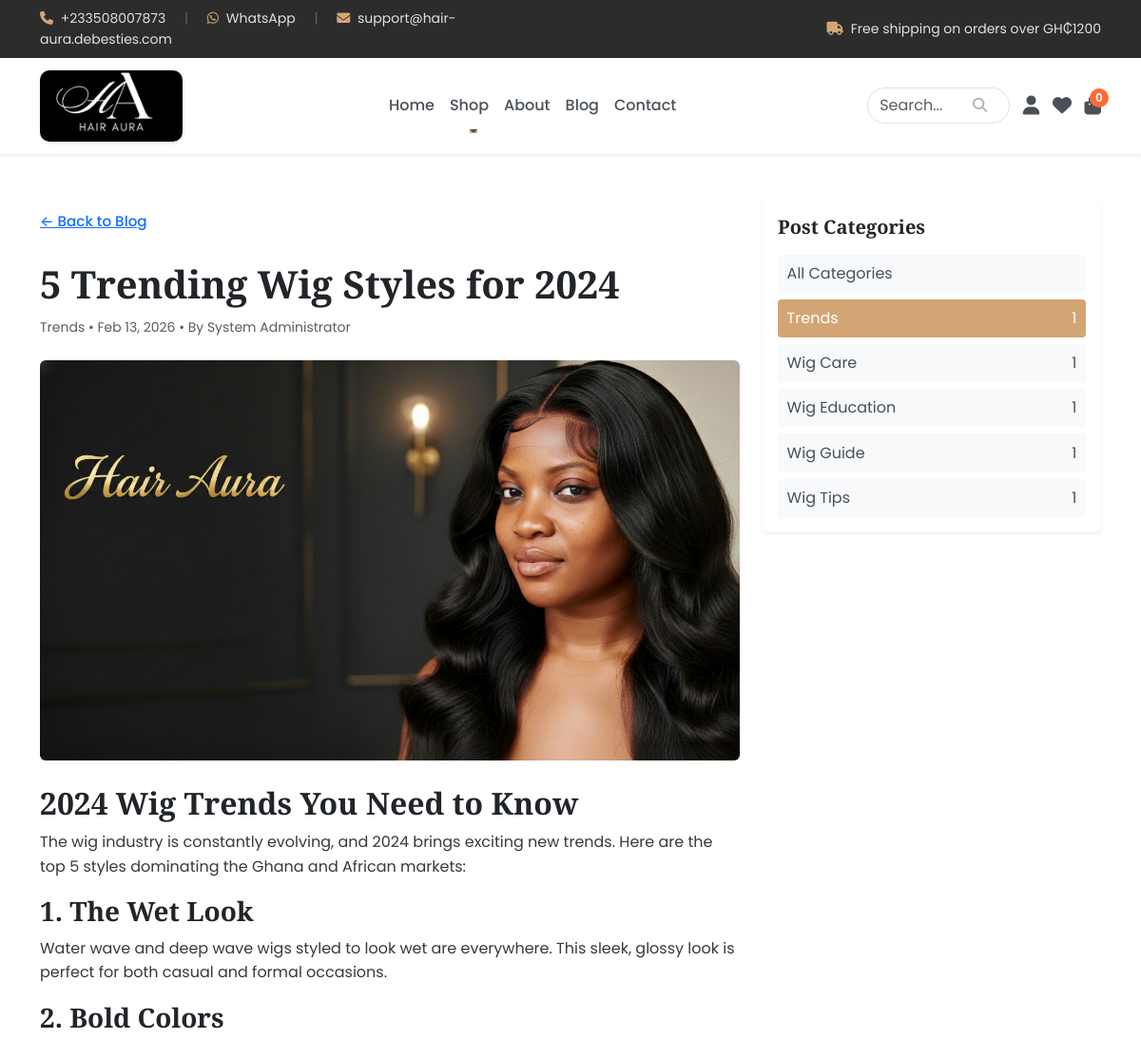
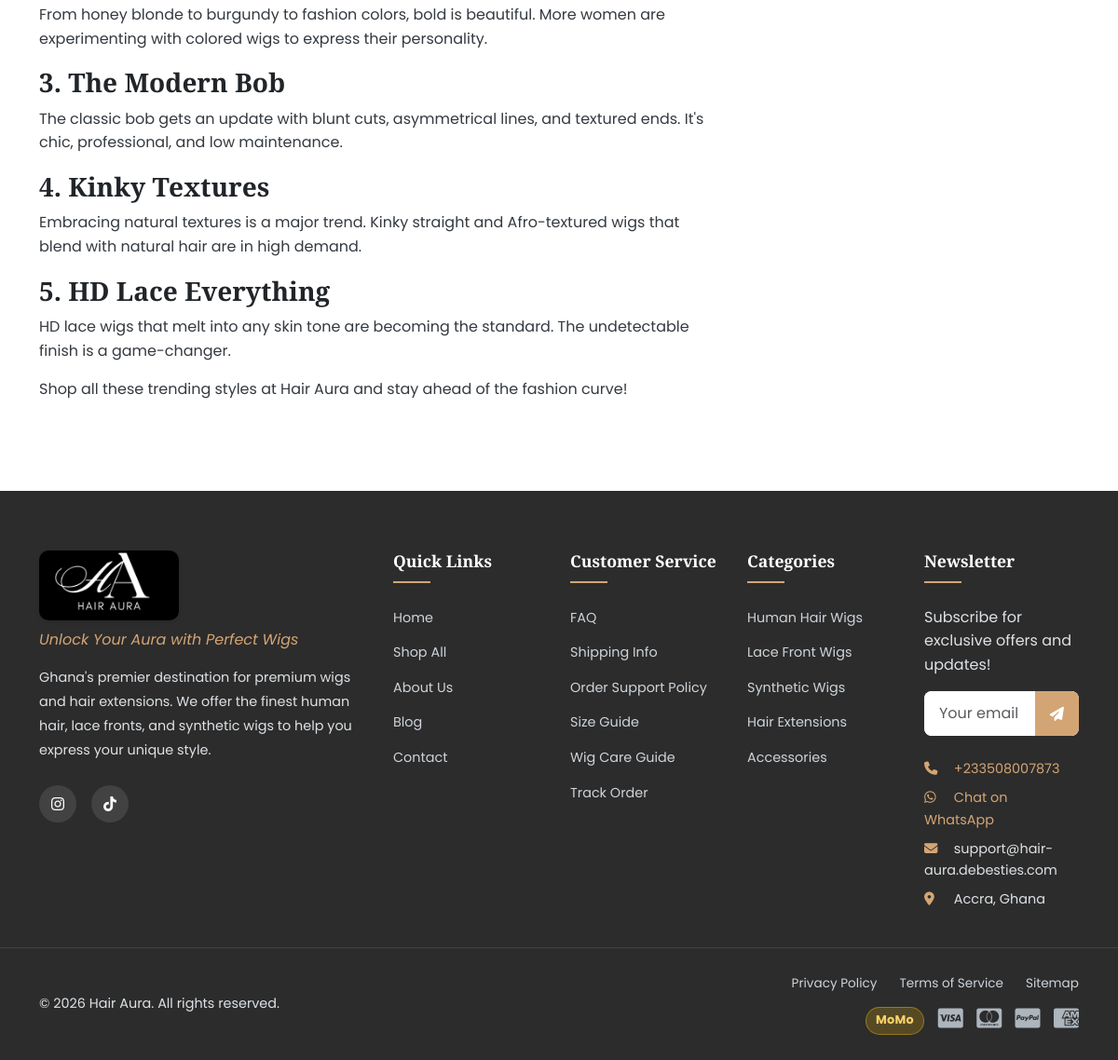
Screenshot of /blog/trending-wig-styles-2024 with the database file from the repository (2 pictures, top to bottom).
### tables this page shows
CREATE TABLE `blog_posts` (
    `id` INT UNSIGNED AUTO_INCREMENT PRIMARY KEY,
    `title` VARCHAR(255) NOT NULL,
    `slug` VARCHAR(255) NOT NULL UNIQUE,
    `excerpt` TEXT DEFAULT NULL,
    `content` LONGTEXT NOT NULL,
    `featured_image` VARCHAR(255) DEFAULT NULL,
    `author_id` INT UNSIGNED NOT NULL,
    `category` VARCHAR(100) DEFAULT 'General',
    `tags` VARCHAR(255) DEFAULT NULL,
    `meta_title` VARCHAR(60) DEFAULT NULL,
    `meta_description` VARCHAR(160) DEFAULT NULL,
    `view_count` INT UNSIGNED DEFAULT 0,
    `is_published` TINYINT(1) DEFAULT 0,
    `published_at` DATETIME DEFAULT NULL,
    `created_at` TIMESTAMP DEFAULT CURRENT_TIMESTAMP,
    `updated_at` TIMESTAMP DEFAULT CURRENT_TIMESTAMP ON UPDATE CURRENT_TIMESTAMP,
    FOREIGN KEY (`author_id`) REFERENCES `users`(`id`) ON DELETE RESTRICT,
    INDEX `idx_slug` (`slug`),
    INDEX `idx_published` (`is_published`),
    INDEX `idx_category` (`category`),
    FULLTEXT INDEX `idx_search` (`title`, `content`)
);

CREATE TABLE `users` (
    `id` INT UNSIGNED AUTO_INCREMENT PRIMARY KEY,
    `email` VARCHAR(255) NULL UNIQUE,
    `password_hash` VARCHAR(255) NOT NULL,
    `first_name` VARCHAR(100) NOT NULL,
    `last_name` VARCHAR(100) NOT NULL,
    `phone` VARCHAR(20) DEFAULT NULL,
    `avatar` VARCHAR(255) DEFAULT NULL,
    `role` ENUM('customer', 'admin') DEFAULT 'customer',
    `is_active` TINYINT(1) DEFAULT 1,
    `email_verified` TINYINT(1) DEFAULT 0,
    `created_at` TIMESTAMP DEFAULT CURRENT_TIMESTAMP,
    `updated_at` TIMESTAMP DEFAULT CURRENT_TIMESTAMP ON UPDATE CURRENT_TIMESTAMP,
    `last_login` DATETIME DEFAULT NULL,
    `remember_token` VARCHAR(255) DEFAULT NULL,
    `remember_expires` DATETIME DEFAULT NULL,
    INDEX `idx_email` (`email`),
    INDEX `idx_role` (`role`)
);

### app/Views/pages/blog-detail.php (the view, shortened to what the rows shown need)
<?php
$categories = $categories ?? [];
$resolveBlogImage = function(?string $rawImage): string {
    if (empty($rawImage)) {
        return asset('/img/product-placeholder.png');
    }
    $image = trim((string) $rawImage);
    if ($image === '') {
        return asset('/img/product-placeholder.png');
    }
    if (str_starts_with($image, 'http://') || str_starts_with($image, 'https://')) {
        return $image;
    }
    if (str_starts_with($image, '/')) {
        return $image;
    }
    if (str_contains($image, '/')) {
        return asset('/uploads/' . ltrim($image, '/'));
    }
    return asset('/uploads/blog/' . ltrim($image, '/'));
};
$featuredImagePath = $resolveBlogImage($post['featured_image'] ?? null);
?>
<section class="blog-detail-page py-5">
    <div class="container">
        <div class="row g-4">
            <div class="col-lg-8">
                <a href="<?= url('/blog') ?>" class="btn btn-link px-0 mb-3">&larr; Back to Blog</a>
                <h1 class="mb-2"><?= htmlspecialchars($post['title']) ?></h1>
                <div class="text-muted small mb-4">
                    <?= htmlspecialchars($post['category'] ?? 'General') ?> •
                    <?= date('M d, Y', strtotime($post['published_at'] ?: $post['created_at'])) ?>
                    <?php if (!empty($post['first_name'])): ?>
                        • By <?= htmlspecialchars(trim(($post['first_name'] ?? '') . ' ' . ($post['last_name'] ?? ''))) ?>
                    <?php endif; ?>
                </div>
                <figure class="mb-4">
                    <img src="<?= htmlspecialchars($featuredImagePath) ?>" alt="<?= htmlspecialchars($post['title']) ?>" class="img-fluid rounded blog-detail-image" onerror="this.onerror=null;this.src='<?= asset('/img/product-placeholder.png') ?>';">
                </figure>
                <article class="blog-content mb-5">
                    <?= $post['content'] ?>
                </article>
            </div>
            <aside class="col-lg-4">
                <div class="card border-0 shadow-sm">
                    <div class="card-body">
                        <h5 class="mb-3">Post Categories</h5>
                        <ul class="blog-category-list list-unstyled mb-0">
                            <li>
                                <a href="<?= url('/blog') ?>">All Categories</a>
                            </li>
                            <?php foreach ($categories as $category): ?>
                            <li>
                                <a href="<?= url('/blog?category=' . urlencode($category['category'])) ?>" class="<?= ($post['category'] ?? '') === $category['category'] ? 'active' : '' ?>">
                                    <?= htmlspecialchars($category['category']) ?>
                                    <span><?= (int) $category['post_count'] ?></span>
                                </a>
                            </li>
                            <?php endforeach; ?>
                        </ul>
                    </div>
                </div>
            </aside>
        </div>
    </div>
</section>

### app/Core/Router.php (shortened to what the rows shown need)
<?php
class Router
{
    private array $routes = [];
    private array $params = [];
    private array $middleware = [];
    private string $currentGroup = '';
    public function group(string $prefix, callable $callback): self
    {
        $previousGroup = $this->currentGroup;
        $this->currentGroup = $previousGroup . $prefix;
        $this->currentGroup = $previousGroup;
        return $this;
    }
    private function addRoute(string $method, string $route, $callback): self
    {
        $route = $this->currentGroup . $route;
        $pattern = $this->convertRouteToRegex($route);
        $this->routes[$method][$pattern] = [
            'callback' => $callback,
            'middleware' => $this->middleware,
            'original' => $route
        ];
        return $this;
    }
    private function convertRouteToRegex(string $route): string
    {
        $constraintTokens = [];
        $route = preg_replace_callback(
            '/\{(\w+):([^}]+)\}/',
            function (array $matches) use (&$constraintTokens): string {
                $token = '__ROUTE_CONSTRAINT_' . count($constraintTokens) . '__';
                $constraintTokens[$token] = '(?P<' . $matches[1] . '>' . $matches[2] . ')';
                return $token;
            },
            $route
        );
        $route = preg_replace('/[\.\+\*\?\^\$\[\]\|]/', '\\$0', $route);
        if (!empty($constraintTokens)) {
            $route = str_replace(array_keys($constraintTokens), array_values($constraintTokens), $route);
        }
        $route = preg_replace('/\{(\w+)\}/', '(?P<$1>[^/]+)', $route);
        $route = preg_replace('/\{(\w+)\?\}/', '(?P<$1>[^/]*)', $route);
        $route = preg_replace('/\{(\w+):([^}]+)\}/', '(?P<$1>$2)', $route);
        return '#^' . $route . '$#';
    }
    public function dispatch(string $url, string $method)
    {
        $url = parse_url($url, PHP_URL_PATH) ?? $url;
        $url = rtrim($url, '/') ?: '/';
        $methodsToTry = [$method, 'ANY'];
        foreach ($methodsToTry as $httpMethod) {
            foreach ($this->routes[$httpMethod] as $pattern => $route) {
                if (preg_match($pattern, $url, $matches)) {
                    $this->params = array_filter($matches, 'is_string', ARRAY_FILTER_USE_KEY);
                    return $this->executeCallback($route['callback']);
                }
            }
        }
        throw new Exception('Page not found', 404);
    }
    private function executeCallback($callback)
    {
        $args = array_values($this->params);
        if (is_array($callback) && count($callback) === 2) {
            $method = $callback[1];
            $instance = new $controller();
            return call_user_func_array([$instance, $method], $args);
        }
        throw new Exception('Invalid route callback', 500);
    }
}

### rows the page displays
blog_posts: title "5 Trending Wig Styles for 2024", category "Trends", published_at "Feb 13, 2026", author.last_name "System Administrator", content "2024 Wig Trends You Need to Know The wig industry is constantly evolving, and 2024 brings exciting new trends. Here are the top 5 styles dominating the Ghana and African markets: 1. The Wet Look Water wave and deep wave wigs styled to look wet are everywhere. This sleek, glossy look is perfect for both casual and formal occasions. 2. Bold Colors From honey blonde to burgundy to fashion colors, bold is beautiful. More women are experimenting with colored wigs to express their personality. 3. The Modern Bob The classic bob gets an update with blunt cuts, asymmetrical lines, and textured ends. It's chic, professional, and low maintenance. 4. Kinky Textures Embracing natural textures is a major…"

### other values shown
$category['category'] "Trends"
$category['post_count'] "1"
$category['category'] "Wig Care"
$category['category'] "Wig Education"
$category['category'] "Wig Guide"
$category['category'] "Wig Tips"
